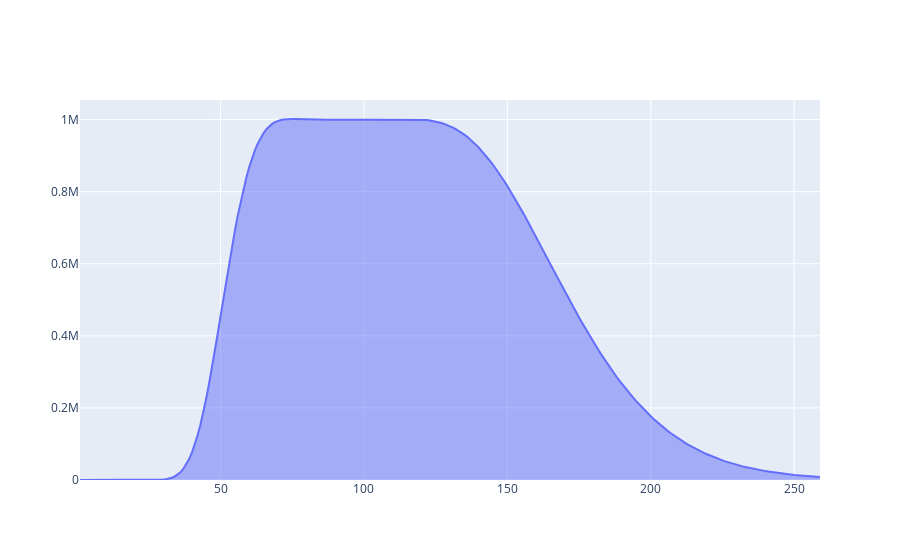

Here is the notebook cell this chart was saved with:
### Code cell
fig = go.Figure()
fig.add_trace(go.Scatter(x=gamma_cash_package.index, y=gamma_cash_package.values, fill='tozeroy'))

### Figure 1 — Plotly figure (JSON) as saved in the notebook; plotly's stock layout.template omitted (floating-point values rounded to 4 significant figures; data arrays with more than 128 entries replaced by an {"elided": "..."} marker saying what was removed)
{"data": [{"fill": "tozeroy", "type": "scatter", "x": {"elided": "259 int values"}, "y": {"elided": "259 float values"}}], "layout": {}}
